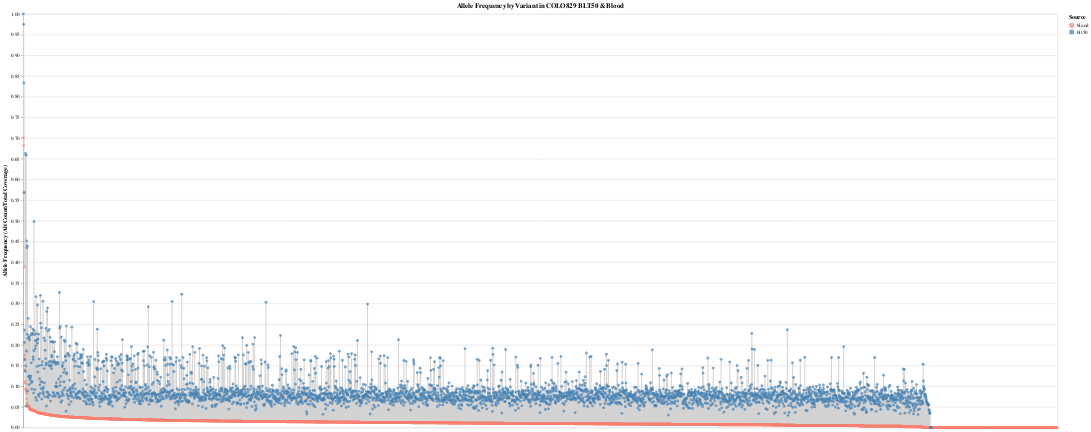

The code cell stored with this chart in its notebook:
### Code cell
# AF charts from total sample counts

# BLOOD ONLY
# Add headers
num_samples = 6
sample_columns = [f"File{i+1}_DP" for i in range(num_samples)]
column_names = ['CHROM', 'POS'] + sample_columns
ref_depth_df = pd.read_csv('/Users/genetics/Documents/code/altair/colo829/blood_long_reads/blood_only_5way_REF_per_sample_depth.tsv', sep='\t', header=None, names=column_names)

# Create a unique variant ID (could also combine CHROM_POS)
ref_depth_df['variant_id'] = ref_depth_df['CHROM'].astype(str) + ':' + ref_depth_df['POS'].astype(str)

# Extract sample DP columns (assuming they start at 3rd column)
dp_columns = ref_depth_df.columns[2:-1]  # or simply 2: if variant_id is not yet present
if 'variant_id' in ref_depth_df.columns:
    dp_columns = ref_depth_df.columns[2:-1]  # CHROM, POS, ..., variant_id
else:
    dp_columns = ref_depth_df.columns[2:]

# Compute summary metrics
# IF THIS LINE BREAKS IT'S DUE TO . INSTEAD OF 0s (just find and replace in file)
ref_depth_df['ref_coverage'] = ref_depth_df[dp_columns].sum(axis=1)
ref_depth_df['ref_samples_found'] = (ref_depth_df[dp_columns] > 0).sum(axis=1)

# Read ALT data
alt_depth_df = pd.read_csv('/Users/genetics/Documents/code/altair/colo829/blood_long_reads/blood_only_5way_ALT_per_sample_depth.tsv', sep='\t', header=None, names=column_names)

# Create a unique variant ID (could also combine CHROM_POS)
alt_depth_df['variant_id'] = alt_depth_df['CHROM'].astype(str) + ':' + alt_depth_df['POS'].astype(str)

# Extract sample DP columns (assuming they start at 3rd column)
dp_columns = alt_depth_df.columns[2:-1]  # or simply 2: if variant_id is not yet present
if 'variant_id' in alt_depth_df.columns:
    dp_columns = alt_depth_df.columns[2:-1]  # CHROM, POS, ..., variant_id
else:
    dp_columns = alt_depth_df.columns[2:]

# Compute summary metrics
# IF THIS LINE BREAKS IT'S DUE TO . INSTEAD OF 0s (just find and replace in file)
alt_depth_df['alt_coverage'] = alt_depth_df[dp_columns].sum(axis=1)
alt_depth_df['alt_samples_found'] = (alt_depth_df[dp_columns] > 0).sum(axis=1)

merged_blood = pd.merge(ref_depth_df, alt_depth_df, on='variant_id', how='left', suffixes=('_refblood', '_altblood'))
merged_blood['alt_coverage'] = merged_blood['alt_coverage'].fillna(0)
count_ALT = merged_blood['alt_coverage']
count_REF = merged_blood['ref_coverage']
count_TOTAL = count_ALT + count_REF
merged_blood['total_coverage'] = count_TOTAL
merged_blood['AF'] = count_ALT / count_TOTAL
merged_blood['source'] = 'blood'
merged_blood = merged_blood.rename(columns={'alt_coverage': 'alt', 'total_coverage': 'total'})  

merged_blood.to_csv('merged_blood.tsv', sep='\t', index=False)

# BLT50 DATA
num_samples = 16
sample_columns = [f"File{i+1}_DP" for i in range(num_samples)]
column_names = ['CHROM', 'POS'] + sample_columns
ref_blt50_depth_df = pd.read_csv('/Users/genetics/Documents/code/altair/colo829/long_reads/REF_5way_per_sample_depth.tsv', sep='\t', header=None, names=column_names)

# Create a unique variant ID (could also combine CHROM_POS)
ref_blt50_depth_df['variant_id'] = ref_blt50_depth_df['CHROM'].astype(str) + ':' + ref_blt50_depth_df['POS'].astype(str)

# Extract sample DP columns (assuming they start at 3rd column)
dp_columns = ref_blt50_depth_df.columns[2:-1]  # or simply 2: if variant_id is not yet present
if 'variant_id' in ref_blt50_depth_df.columns:
    dp_columns = ref_blt50_depth_df.columns[2:-1]  # CHROM, POS, ..., variant_id
else:
    dp_columns = ref_blt50_depth_df.columns[2:]

# Compute summary metrics
# IF THIS LINE BREAKS IT'S DUE TO . INSTEAD OF 0s (just find and replace in file)
ref_blt50_depth_df['ref_coverage'] = ref_blt50_depth_df[dp_columns].sum(axis=1)
ref_blt50_depth_df['ref_samples_found'] = (ref_blt50_depth_df[dp_columns] > 0).sum(axis=1)

# Read ALT data
alt_blt50_depth_df = pd.read_csv('/Users/genetics/Documents/code/altair/colo829/long_reads/ALT_5way_per_sample_depth.tsv', sep='\t', header=None, names=column_names)

# Create a unique variant ID (could also combine CHROM_POS)
sample_columns = [f"File{i+1}_DP" for i in range(0,15)]
column_names = ['CHROM', 'POS'] + sample_columns
alt_blt50_depth_df['variant_id'] = alt_blt50_depth_df['CHROM'].astype(str) + ':' + alt_blt50_depth_df['POS'].astype(str)

# Extract sample DP columns (assuming they start at 3rd column)
dp_columns = alt_blt50_depth_df.columns[2:-1]  # or simply 2: if variant_id is not yet present
if 'variant_id' in alt_blt50_depth_df.columns:
    dp_columns = alt_blt50_depth_df.columns[2:-1]  # CHROM, POS, ..., variant_id
else:
    dp_columns = alt_blt50_depth_df.columns[2:]

# Compute summary metrics
# IF THIS LINE BREAKS IT'S DUE TO . INSTEAD OF 0s (just find and replace in file)
alt_blt50_depth_df['alt_coverage'] = alt_blt50_depth_df[dp_columns].sum(axis=1)
alt_blt50_depth_df['alt_samples_found'] = (alt_blt50_depth_df[dp_columns] > 0).sum(axis=1)

merged_blt50 = pd.merge(ref_blt50_depth_df, alt_blt50_depth_df, on='variant_id', how='left', suffixes=('_refblt50', '_altblt50'))
merged_blt50['alt_coverage'] = merged_blt50['alt_coverage'].fillna(0)
count_ALT = merged_blt50['alt_coverage']
count_REF = merged_blt50['ref_coverage']
count_TOTAL = count_ALT + count_REF
merged_blt50['total_coverage'] = count_TOTAL
merged_blt50['AF'] = count_ALT / count_TOTAL
merged_blt50['source'] = 'blt50'
merged_blt50 = merged_blt50.rename(columns={'alt_coverage': 'alt', 'total_coverage': 'total'})

combined = pd.concat([merged_blood[['variant_id', 'alt', 'total', 'AF', 'source']],
                      merged_blt50[['variant_id', 'alt', 'total', 'AF', 'source']]])


chrom = 'chr9'
filtered = combined[combined['variant_id'].str.startswith(chrom)]  # Filter for AF > 0.05

pivot = combined.pivot(index='variant_id', columns='source', values='AF').reset_index()
pivot['blood_greater_blt50'] = pivot['blood'] > pivot['blt50']
pivot['diff_magnitude'] = (pivot['blt50'] - pivot['blood']).abs()

#combined_flagged = combined.merge(pivot[['variant_id', 'blood_greater_blt50']], on='variant_id')
combined_flagged = combined.merge(
    pivot[['variant_id', 'blood_greater_blt50', 'diff_magnitude']],
    on='variant_id'
)
# Rank the variants by diff magnitude
pivot_sorted = pivot.sort_values(by=['blood', 'diff_magnitude'], ascending=[False, False]).reset_index(drop=True)
pivot_sorted['x_order'] = pivot_sorted.index

# Merge x_order back into combined
combined_flagged = combined_flagged.merge(
    pivot_sorted[['variant_id', 'x_order']],
    on='variant_id'
)



line_chart = alt.Chart(combined_flagged).mark_line().encode(
    x=alt.X('x_order:O', title='Variant ID (sorted by difference)', axis=None),
    y=alt.Y('AF:Q', title='Allele Frequency (Alt Count/Total Coverage)'),
    detail='variant_id:N',
    color=alt.condition(
        alt.datum.blood_greater_blt50,
        alt.value('yellow'),  # Highlight lines where blood > blt50
        alt.value('lightgray')     # Default line color
))

# Overlay the original points
points = alt.Chart(combined_flagged).mark_point(filled=True).encode(
    x=alt.X('x_order:O', title='Variant ID (sorted by difference)', axis=None),
    y=alt.Y('AF:Q', title='Allele Frequency (Alt Count/Total Coverage)'),
    color=alt.Color('source:N', scale=alt.Scale(domain=['blood', 'blt50'], range=['salmon', 'steelblue']), legend=alt.Legend(title='Source')),
    tooltip=['variant_id', 'AF', 'source']
).properties(
    width=2000,
    height=800, 
    title='Allele Frequency by Variant in COLO829 BLT50 & Blood'
)

combined_chart = line_chart + points
combined_chart

### Figure 1 — Vega-Lite specification as saved in the notebook (floating-point values rounded to 4 significant figures; data arrays with more than 128 entries replaced by an {"elided": "..."} marker saying what was removed)
{"config": {"view": {"continuousWidth": 300, "continuousHeight": 300}}, "layer": [{"mark": {"type": "line"}, "encoding": {"color": {"condition": {"test": "datum.blood_greater_blt50", "value": "yellow"}, "value": "lightgray"}, "detail": {"field": "variant_id", "type": "nominal"}, "x": {"axis": null, "field": "x_order", "title": "Variant ID (sorted by difference)", "type": "ordinal"}, "y": {"field": "AF", "title": "Allele Frequency (Alt Count/Total Coverage)", "type": "quantitative"}}}, {"mark": {"type": "point", "filled": true}, "encoding": {"color": {"field": "source", "legend": {"title": "Source"}, "scale": {"domain": ["blood", "blt50"], "range": ["salmon", "steelblue"]}, "type": "nominal"}, "tooltip": [{"field": "variant_id", "type": "nominal"}, {"field": "AF", "type": "quantitative"}, {"field": "source", "type": "nominal"}], "x": {"axis": null, "field": "x_order", "title": "Variant ID (sorted by difference)", "type": "ordinal"}, "y": {"field": "AF", "title": "Allele Frequency (Alt Count/Total Coverage)", "type": "quantitative"}}, "title": "Allele Frequency by Variant in COLO829 BLT50 & Blood"}], "data": {"name": "data-e3bede5a14343f90c9fe1dfbfbbc8f23"}, "height": 800, "width": 2000, "$schema": "https://vega.github.io/schema/vega-lite/v5.20.1.json", "datasets": {"data-e3bede5a14343f90c9fe1dfbfbbc8f23": {"elided": "7652 records"}}}
